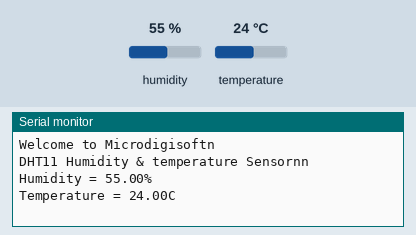
A sketch run on a simulated Arduino Uno, built with avr-gcc and run on an emulated ATmega328P. Parts: the last lines printed to the serial monitor. The test bench sets the inputs (shaded band); at power-on: humidity 55 %, temperature 24 °C.

Above: at 3.2 s.
3.3 s: humidity set to 22 %
At 4.9 s:
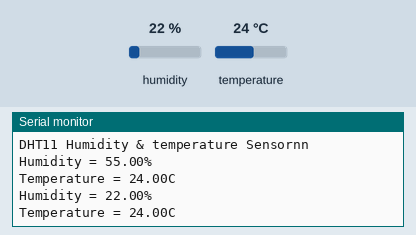
6.0 s: temperature set to 12 °C
At 7.3 s:
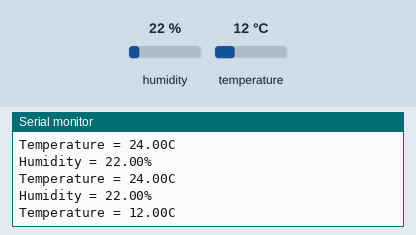
8.7 s: humidity set to 40 %
At 11.0 s:
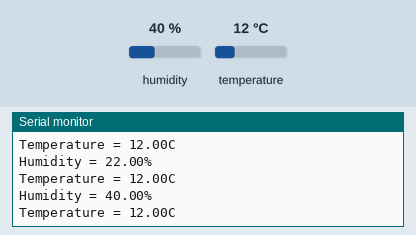
Timing chart, 0 to 12.5 s (numbered marks = the images above; inputs shaded):
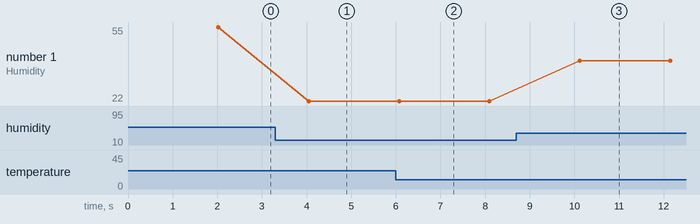

Measured:
- after the input at 3.3 s, the serial monitor: prints a new line after 0.75 s (image 1)
- after the input at 6.0 s, the serial monitor: prints a new line after 0.09 s (image 2)
- after the input at 8.7 s, the serial monitor: prints a new line after 1.4 s (image 3)
- plotted number 1: 55 → 22 after the input at 3.3 s, 22 → 40 after the input at 8.7 s

The sketch:

8_led.ino
```cpp
#include <DHT.h>
#define DHTPIN 2
#define DHTTYPE DHT11
DHT dht (DHTPIN, DHTTYPE);
void setup(){
Serial.begin(9600);
  delay(500);
  Serial.println("Welcome to Microdigisoftn");
  delay(500);
  Serial.println("DHT11 Humidity & temperature Sensornn");
  delay(1000);//Wait before accessing Sensor
 }
void loop(){
   float t= dht.readHumidity();
   float x= dht.readTemperature();
   Serial.print("Humidity = ");
    Serial.print(t);
    Serial.println("%  ");
    Serial.print("Temperature = ");
    Serial.print(x);
    Serial.println("C  ");
    Serial.println("");
delay(2000);
 }
```
